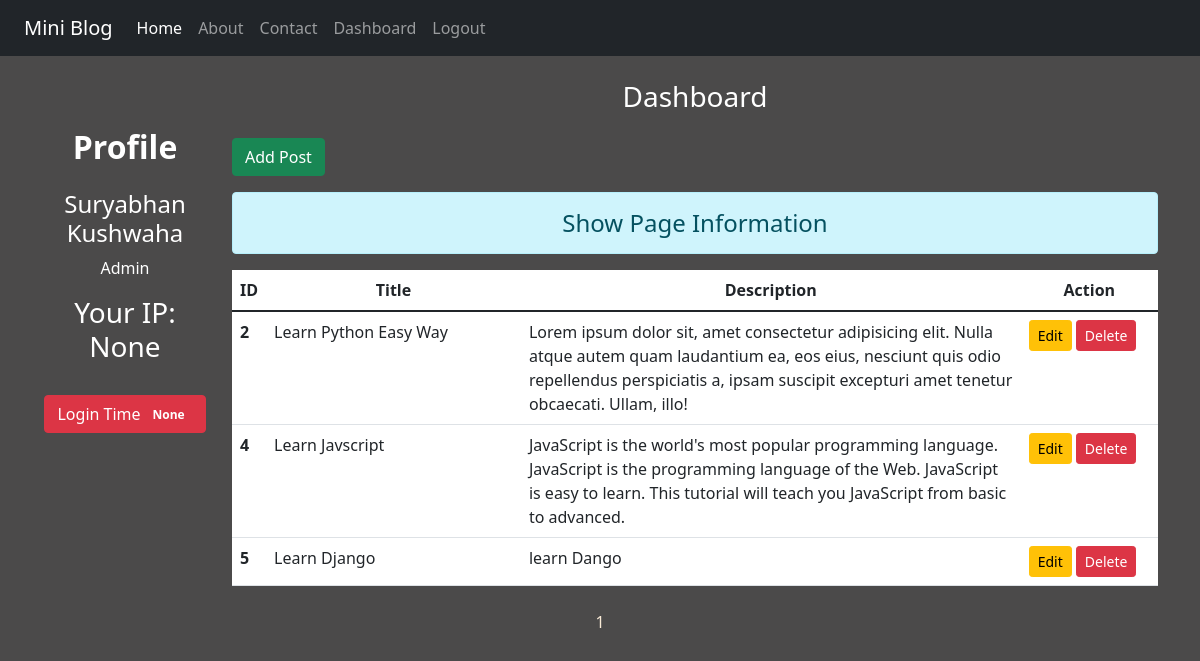
Before: /dashboard/?page=2 (signed in) with the older database file.
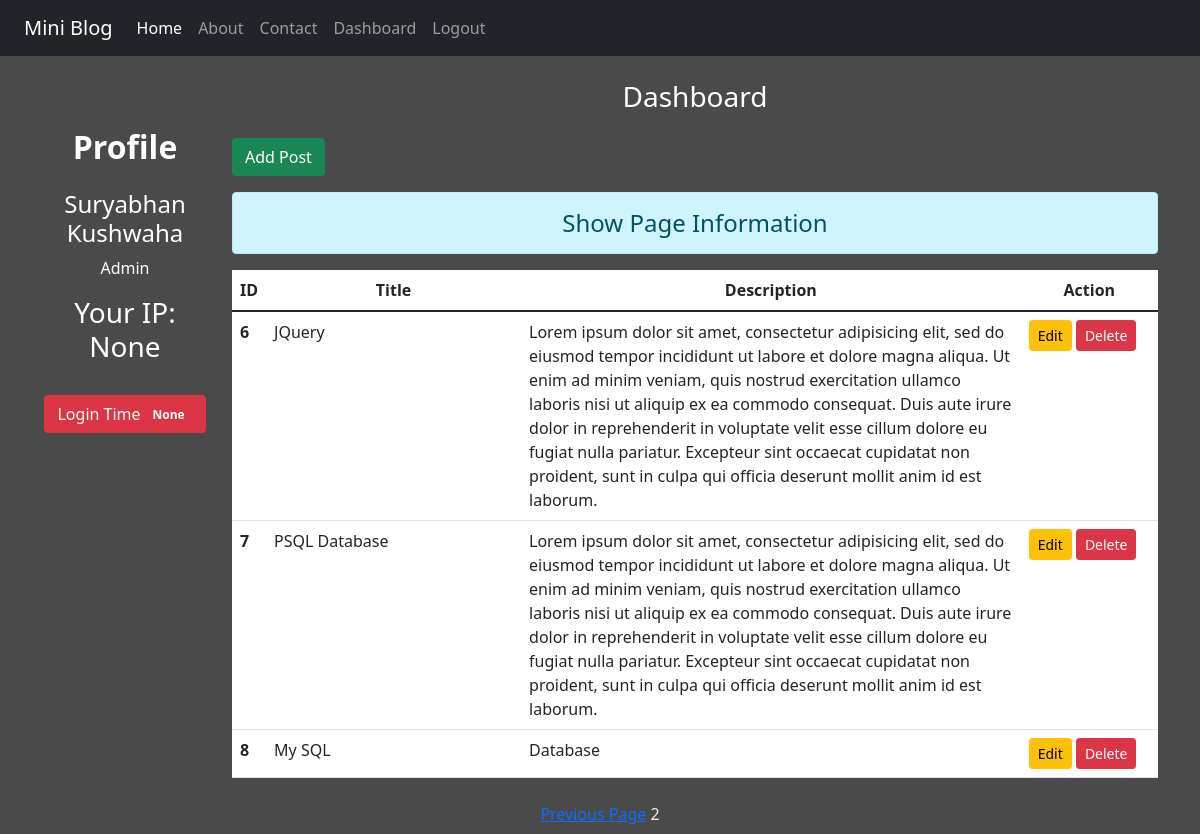
After: the same page with the newer database file.
### blog/models.py (models this page shows)
class Post(models.Model):
    title = models.CharField(max_length=150)
    description = models.TextField(max_length=500)

### blog/views.py (the view)
# urls.py: path('dashboard/', views.dashboard, name='dashboard'),
def dashboard(request):
    if request.user.is_authenticated:
        posts = Post.objects.all().order_by('id')
        user = request.user
        full_name = user.get_full_name()
        gps =user.groups.all()
        ip = request.session.get('ip', 0)
        count=cache.get('count', version = user.pk)
        paginator = Paginator(posts, 3, orphans=1)
        page_number = request.GET.get('page')
        page_obj = paginator.get_page(page_number)
        return render(request, 'blog/dashboard.html', {'page_obj':page_obj , 'full_name':full_name, 'groups':gps, 'ip':ip, 'count': count})
    else:
        return HttpResponseRedirect('/login/')

### blog/templates/blog/dashboard.html (shortened to what this page needs)
{% extends 'blog/base.html' %}
{% load static %}
{% block side %}
<div class="col-sm-2 text-white my-5 text-center ">
    <h2 class="my-4 "><b>Profile</b></h2>
    <h4>{{full_name}}</h4>
    {% for group in groups %}
        <p>{{group.name}}</p>
    {% endfor %}
    <h3 class="mt-3">Your IP: {{ip}}</h3>
  <button type="button" class="btn btn-danger mt-4">
    Login Time <span class="badge badge-light">{{count}}</span>
  </button>
</div>
{% endblock side %}
{% block content %}
    <div class="col-sm-10">
        <h3 class="text-white my-4 text-center">Dashboard</h3>
        <a href="{% url 'addpost' %}" class="btn btn-success">Add Post</a>
        <h4 class="text-center alert alert-info mt-3">Show Page Information</h4>
        {% if page_obj %}
            <table class="table table-hover bg-white">
                <thead>
                    <tr class="text-center">
                        <th scope="col" style="width:2%">ID</th>
                        <th scope="col" style="width:28%">Title</th>
                        <th scope="col" style="width:55%">Description</th>
                        <th scope="col" style="width:15%">Action</th>
                    </tr>
                </thead>
                <tbody>
                    {% for post in page_obj %}
                        <tr >
                            <th scope="row">{{post.id}}</th>
                            <td scope="row">{{post.title}}</td>
                            <td scope="row">{{post.description}}</td>
                            <td class="text center">
                                <a href="{% url 'updatepost' post.id %}" class="btn btn-warning btn-sm">Edit</a>
                                {% if perms.blog.delete_post %}
                                <form action="{% url 'deletepost' post.id %}" method="POST" class="d-inline-block">
                                    <input type="submit" class="btn btn-danger btn-sm" value="Delete">
                                </form>
                                {%  endif %}
                            </td>
                        </tr>
                    {% endfor %}
                </tbody>
            </table>
        {% else %}
        <h4 class="text-center alert alert-warning">No Records</h4>
        {%endif%}
    </div>
    <div class="text-center p-2 ">
        <span>
          {% if page_obj.has_previous %}
          <a href="?page={{page_obj.previous_page_number}}">Previous Page</a>
          {% endif %}
          <span>{{page_obj.number}}</span>
        </span>
      </div>
{% endblock content %}

Changed rows visible on the page:
no longer on this page (row unchanged): Post: id "2", title "Learn Python Easy Way", description "Lorem ipsum dolor sit, amet consectetur adipisicing elit. Nulla atque autem quam laudantium ea, eos eius, nesciunt quis odio repellendus perspiciatis a, ipsam suscipit excepturi amet tenetur obcaecati. Ullam, illo!"
no longer on this page (row unchanged): Post: id "4", title "Learn Javscript", description "JavaScript is the world's most popular programming language. JavaScript is the programming language of the Web. JavaScript is easy to learn. This tutorial will teach you JavaScript from basic to advanced."
no longer on this page (row unchanged): Post: id "5", title "Learn Django", description "learn Dango"
added Post: id "6", title "JQuery", description "Lorem ipsum dolor sit amet, consectetur adipisicing elit, sed do eiusmod tempor incididunt ut labore et dolore magna aliqua. Ut enim ad minim veniam, quis nostrud exercitation ullamco laboris nisi ut aliquip ex ea commodo consequat. Duis aute irure dolor in reprehenderit in voluptate velit esse cillum dolore eu fugiat nulla pariatur. Excepteur sint occaecat cupidatat non proident, sunt in culpa qui officia deserunt mollit anim id est laborum."
added Post: id "7", title "PSQL Database", description "Lorem ipsum dolor sit amet, consectetur adipisicing elit, sed do eiusmod tempor incididunt ut labore et dolore magna aliqua. Ut enim ad minim veniam, quis nostrud exercitation ullamco laboris nisi ut aliquip ex ea commodo consequat. Duis aute irure dolor in reprehenderit in voluptate velit esse cillum dolore eu fugiat nulla pariatur. Excepteur sint occaecat cupidatat non proident, sunt in culpa qui officia deserunt mollit anim id est laborum."
added Post: id "8", title "My SQL", description "Database"
Other visible differences:
{{ page_obj.number }}: "1" → "2"
text now shown: "Previous Page"
